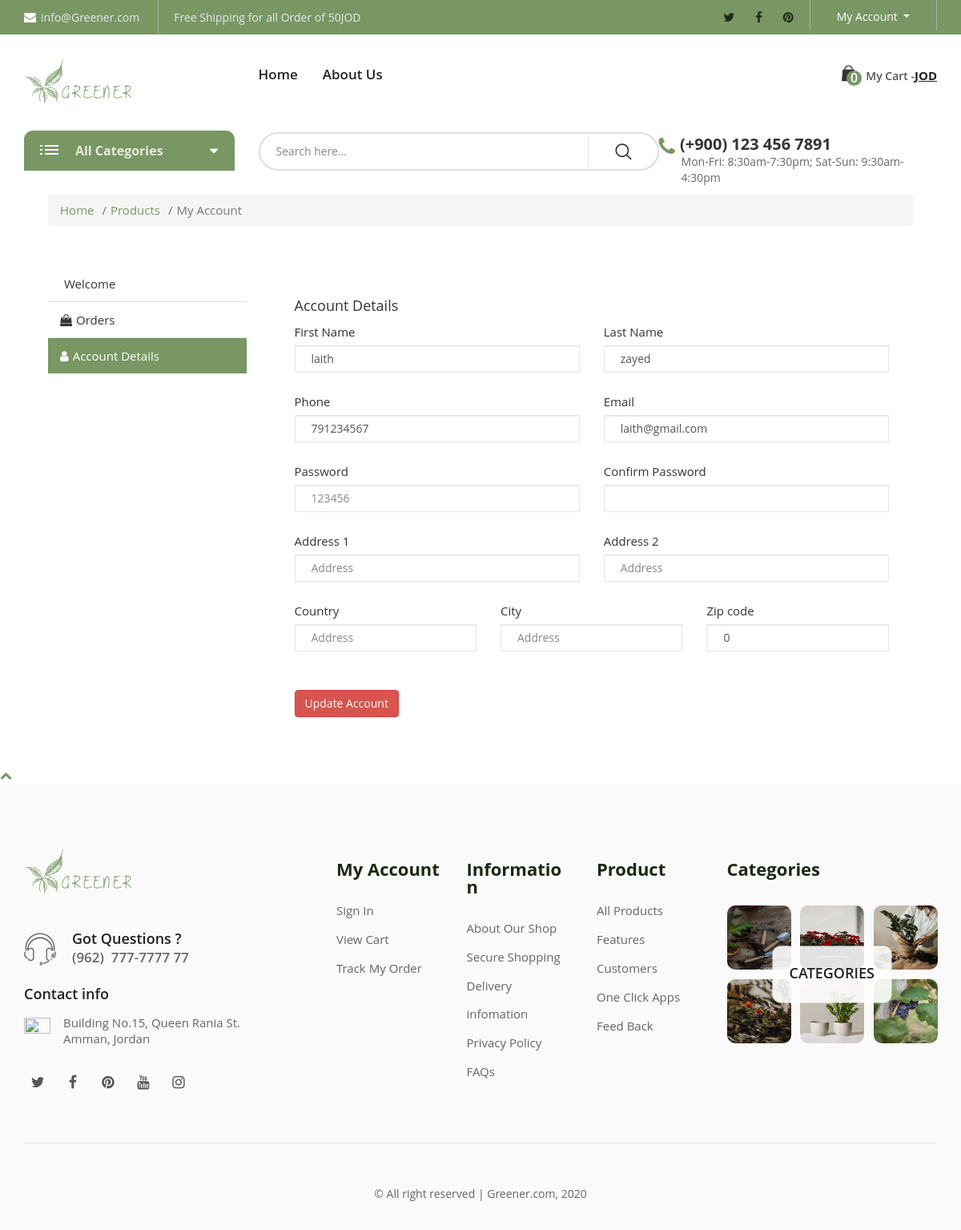
/user_account_details.php (signed in), run on the app's committed database.
### tables this page shows
CREATE TABLE `users` (
  `user_id` int(10) NOT NULL,
  `user_firstname` varchar(100) NOT NULL,
  `user_lastname` varchar(100) NOT NULL,
  `user_email` varchar(100) NOT NULL,
  `user_phone` int(100) NOT NULL,
  `user_password` varchar(100) NOT NULL,
  `user_city` varchar(100) NOT NULL,
  `user_zip_code` int(10) NOT NULL,
  `user_image` text NOT NULL,
  `user_country` varchar(100) NOT NULL,
  `user_address1` varchar(100) NOT NULL,
  `user_address2` varchar(100) NOT NULL,
  `user_verification` varchar(1000) NOT NULL
);

### user_account_details.php (the view, shortened to what this page needs)
<?php
include('includes/headerinner2.php');
?>
<?php
$query = "SELECT * FROM users WHERE user_id = {$_SESSION['user_id']}";
$result = mysqli_query($conn, $query);
$row   = mysqli_fetch_assoc($result);
?>
<div class="breadcrumb-wrap">
    <div class="container-fluid">
        <ul class="breadcrumb">
            <li class="breadcrumb-item"><a href="#">Home</a></li>
            <li class="breadcrumb-item"><a href="#">Products</a></li>
            <li class="breadcrumb-item active">My Account</li>
        </ul>
    </div>
</div>
<div class="my-account">
    <div class="container-fluid">
        <div class="row">
            <div class="col-md-3">
                <div class="nav flex-column nav-pills" role="tablist" aria-orientation="vertical">
                    <a class="nav-link " id="dashboard-nav"  href="user_account.php" role="tab"><i class="fa fa-tachometer-alt"></i>Welcome</a>
                    <a class="nav-link" id="orders-nav" href="user_orders.php" role="tab"><i class="fa fa-shopping-bag"></i>Orders</a>
                    <a class="nav-link active" id="account-nav" data-toggle="pill" href="#" role="tab"><i class="fa fa-user"></i>Account Details</a>
                </div>
            </div>
            <div class="col-md-9">
                <div class="tab-content">
                    <form action="" method="post">
                        <h4>Account Details</h4>
                        <div class="row">
                            <div class="col-md-6">
                                <label>First Name</label>
                                <input class="form-control" type="text" placeholder="First_Name" name="user_firstname" value="<?php echo $row['user_firstname'] ?>"><br>
                            </div>
                            <div class="col-md-6">
                            <label>Last Name</label>
                                <input class="form-control" type="text" placeholder="Last_Name" name="user_lastname" value="<?php echo $row['user_lastname'] ?>"><br>
                            </div>
                            <div class="col-md-6">
                            <label>Phone</label>
                                <input class="form-control" type="text" placeholder="Mobile" name="user_phone" value="<?php echo $row['user_phone'] ?>"><br>
                            </div>
                            <div class=" col-md-6">
                            <label>Email</label>
                                <input class="form-control" type="text" placeholder="Email" name="user_email"  value="<?php echo $row['user_email'] ?>"><br>
                            </div>
                            <div class=" col-md-6">
                            <label>Password</label>
                                <input class="form-control" type="text" placeholder="<?php echo $row['user_password'] ?>" name="user_password"  value=""><br>
                            </div>
                            <div class=" col-md-6">
                            <label>Confirm Password</label>
                                <input class="form-control" type="text" placeholder="" name="user_password2"  value=""><br>
                            </div>
                            <div class=" col-md-6">
                            <label>Address 1</label>
                                <input class="form-control" type="text" placeholder="Address" name="user_address1" value="<?php echo $row['user_address1'] ?>"><br>
                            </div>
                            <div class=" col-md-6">
                            <label>Address 2</label>
                                <input class="form-control" type="text" placeholder="Address" name="user_address2" value="<?php echo $row['user_address2'] ?>"><br>
                            </div>
                            <div class=" col-md-4">
                            <label>Country</label>
                                <input class="form-control" type="text" placeholder="Address" name="user_country" value="<?php echo $row['user_country'] ?>"><br>
                            </div>
                            <div class=" col-md-4">
                            <label>City</label>
                                <input class="form-control" type="text" placeholder="Address" name="user_city" value="<?php echo $row['user_city'] ?>"><br>
                            </div>
                            <div class=" col-md-4">
                            <label>Zip code</label>
                                <input class="form-control" type="text" placeholder="Address" name="user_zip_code" value="<?php echo $row['user_zip_code'] ?>"><br>
                            </div>
                            <div class=" col-md-12">
                                <br>
                                <button class="btn btn-danger" type="submit" name="submit">Update Account</button>
                            </div>
                        </div>
                    </div>
                </div>
            </div>
        </div>
    </div>
<a href="#" class="back-to-top"><i class="fa fa-chevron-up"></i></a>
<?php include('includes/footer.php'); ?>

### includes/headerinner2.php (style rules this page uses)
.biolife-body { color: #353535; font-family: 'Open Sans', sans-serif; font-weight: 400; background: #ffffff; }
a { color: #789763; }
@media (min-width: 992px) { .container-fluid { padding-right: 60px; padding-left: 60px; } }
.my-account { position: relative; padding: 30px 0; }
.my-account .nav.nav-pills .nav-link { padding: 10px 15px; color: #353535; background: #ffffff; border-radius: 0; border-bottom: 1px solid #dddddd; transition: all .3s; }
.my-account .nav.nav-pills .nav-link:last-child { border-bottom: none; }
.my-account .nav.nav-pills .nav-link:hover, .my-account .nav.nav-pills .nav-link.active { color: #ffffff; background: #789763; }
.my-account .nav.nav-pills .nav-link i { margin-right: 5px; }
.my-account .tab-content { padding: 30px; background: #ffffff; }

### data on the page
users: user_firstname "laith", user_lastname "zayed", user_phone "791234567", user_email "laith@gmail.com", user_password "123456", user_zip_code "0"

### other printed values
$full_cart "0"
